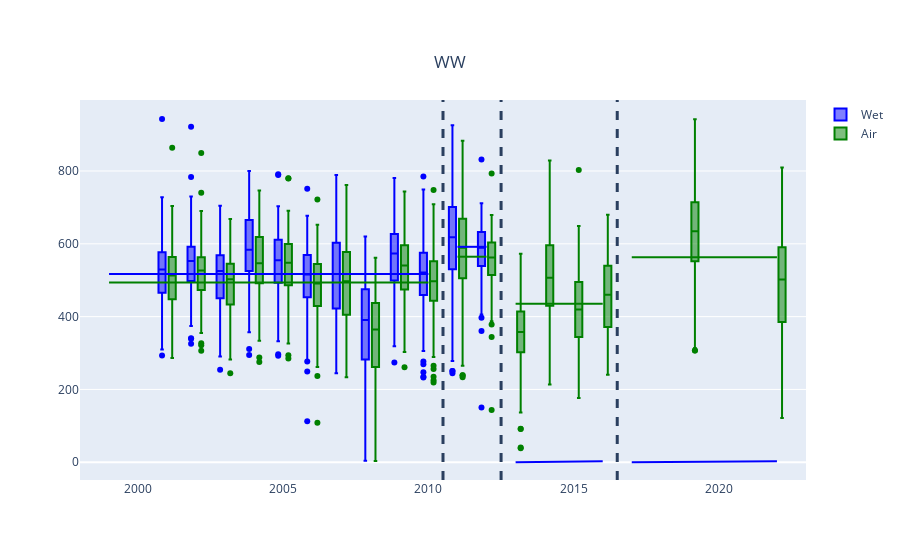
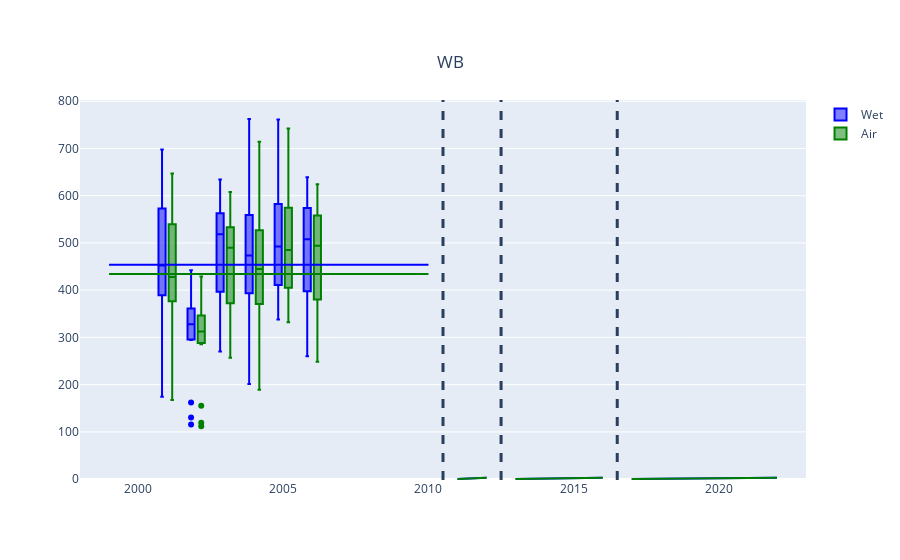
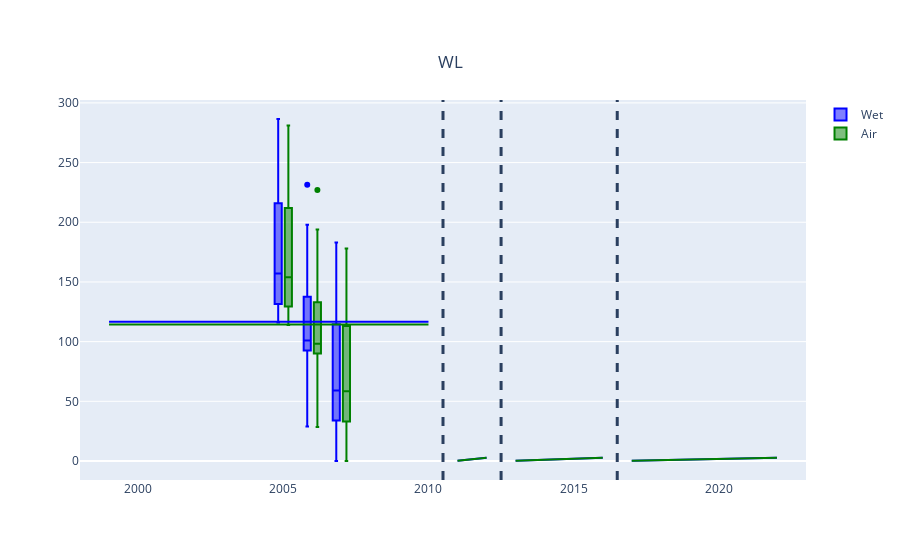
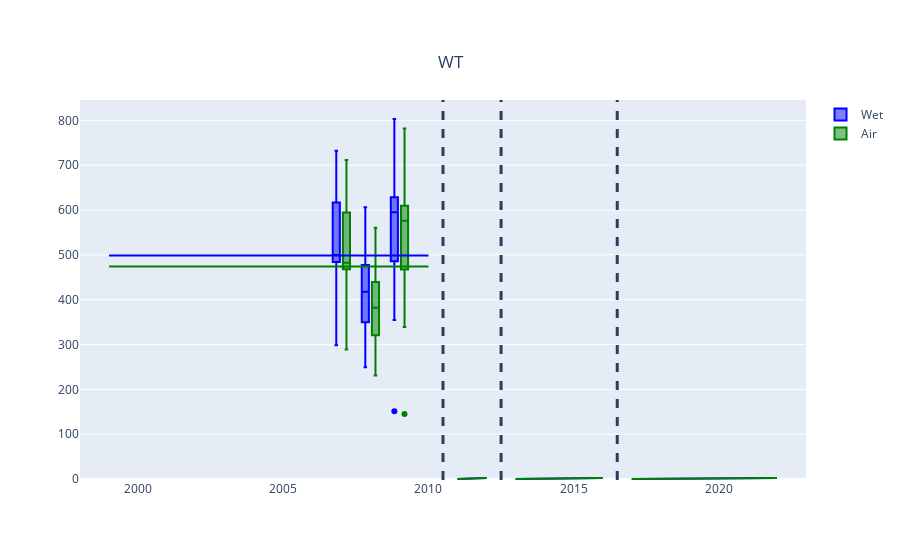

Notebook source saved alongside these figures, in order:
### Markdown cell above
# Box plots

The following figures show box plots of each crop across the years. Vertical dashed lines indicate a change of methods (and/or available data). The horizontal lines indicate mean values for the years within the vertical lines.

## Grain yields (g/m2)

### Code cell
for crop in crops:
    create_yield_comparison_plot(crop, 'grain')

### Figure 1 — Plotly figure (JSON) as saved in the notebook; plotly's stock layout.template omitted (floating-point values rounded to 4 significant figures; data arrays with more than 128 entries replaced by an {"elided": "..."} marker saying what was removed)
{"data": [{"marker": {"color": "blue"}, "name": "Wet", "type": "box", "x": {"elided": "4303 int values"}, "y": {"elided": "4303 float values"}}, {"marker": {"color": "green"}, "name": "Air", "type": "box", "x": {"elided": "4303 int values"}, "y": {"elided": "4303 float values"}}], "layout": {"boxmode": "group", "shapes": [{"line": {"dash": "dash", "width": 3}, "type": "line", "x0": 2010.0, "x1": 2010.0, "xref": "x", "y0": 0, "y1": 1, "yref": "y domain"}, {"line": {"dash": "dash", "width": 3}, "type": "line", "x0": 2012.0, "x1": 2012.0, "xref": "x", "y0": 0, "y1": 1, "yref": "y domain"}, {"line": {"dash": "dash", "width": 3}, "type": "line", "x0": 2016.0, "x1": 2016.0, "xref": "x", "y0": 0, "y1": 1, "yref": "y domain"}, {"line": {"color": "Blue"}, "type": "line", "x0": 1999, "x1": 2010, "xref": "x", "y0": 517.1, "y1": 517.1, "yref": "y"}, {"line": {"color": "Blue"}, "type": "line", "x0": 2011, "x1": 2012, "xref": "x", "y0": 591.8, "y1": 591.8, "yref": "y"}, {"line": {"color": "Blue"}, "type": "line", "x0": 2013, "x1": 2016, "xref": "x", "yref": "y"}, {"line": {"color": "Blue"}, "type": "line", "x0": 2017, "x1": 2022, "xref": "x", "yref": "y"}, {"line": {"color": "Green"}, "type": "line", "x0": 1999, "x1": 2010, "xref": "x", "y0": 493.9, "y1": 493.9, "yref": "y"}, {"line": {"color": "Green"}, "type": "line", "x0": 2011, "x1": 2012, "xref": "x", "y0": 564.6, "y1": 564.6, "yref": "y"}, {"line": {"color": "Green"}, "type": "line", "x0": 2013, "x1": 2016, "xref": "x", "y0": 435.6, "y1": 435.6, "yref": "y"}, {"line": {"color": "Green"}, "type": "line", "x0": 2017, "x1": 2022, "xref": "x", "y0": 563.4, "y1": 563.4, "yref": "y"}], "title": {"text": "WW", "x": 0.5, "xanchor": "center", "y": 0.9, "yanchor": "top"}, "xaxis": {"range": [1998, 2023]}}}

### Figure 2 — Plotly figure (JSON) as saved in the notebook; plotly's stock layout.template omitted (floating-point values rounded to 4 significant figures)
{"data": [{"marker": {"color": "blue"}, "name": "Wet", "type": "box", "x": [2001, 2001, 2001, 2001, 2001, 2001, 2001, 2001, 2001, 2001, 2001, 2001, 2001, 2001, 2001, 2001, 2001, 2001, 2001, 2001, 2001, 2001, 2002, 2002, 2002, 2002, 2002, 2002, 2002, 2002, 2002, 2002, 2002, 2002, 2002, 2002, 2002, 2002, 2002, 2002, 2003, 2003, 2003, 2003, 2003, 2003, 2003, 2003, 2003, 2003, 2003, 2003, 2003, 2003, 2003, 2003, 2003, 2004, 2004, 2004, 2004, 2004, 2004, 2004, 2004, 2004, 2004, 2004, 2004, 2004, 2004, 2004, 2004, 2004, 2004, 2004, 2004, 2004, 2005, 2005, 2005, 2005, 2005, 2005, 2005, 2005, 2005, 2005, 2005, 2005, 2005, 2005, 2005, 2005, 2005, 2005, 2006, 2006, 2006, 2006, 2006, 2006, 2006, 2006, 2006, 2006, 2006, 2006, 2006, 2006, 2006, 2006, 2006], "y": [403.9, 653.4, 655.0, 554.4, 462.1, 537.2, null, 594.0, 697.9, 566.1, 439.7, 398.0, 174.1, 422.0, 267.9, 390.6, 343.8, 530.8, 383.9, 384.3, 452.4, 597.6, 335.6, 295.8, 350.4, 375, 310.5, 115.6, 441.9, 341.0, 313.0, 416.8, 162.4, 294.3, 327.8, 395.7, 356.8, 130.4, 321.4, null, null, 432.6, 568.9, 599.9, 270.2, 404.5, 462.1, 537.4, 634.4, 557.1, 549.7, 555.6, 379.9, 577.3, 388.3, 499.0, 303.1, 421.3, 413.4, 512.3, 456.7, 503.4, 491.6, 326.3, 502.0, 567.9, 442.9, 561.0, 201.3, 473.4, 328.7, 625.5, 453.2, 329.7, 558.6, 332.7, 762.3, 714.1, 492.6, 358.9, 342.5, 578.8, 661.2, 415.1, 524.2, 461.4, 493.8, 761.5, 513.1, 420.4, 338.0, 592.3, 615.3, 465.5, 398.3, null, 408.5, 339.6, 575.9, 518, 308.4, 593.5, 260, 639, 528.5, 365, 573, 537.5, 484.5, 583.5, 415.5, 508, 475.5]}, {"marker": {"color": "green"}, "name": "Air", "type": "box", "x": [2001, 2001, 2001, 2001, 2001, 2001, 2001, 2001, 2001, 2001, 2001, 2001, 2001, 2001, 2001, 2001, 2001, 2001, 2001, 2001, 2001, 2001, 2002, 2002, 2002, 2002, 2002, 2002, 2002, 2002, 2002, 2002, 2002, 2002, 2002, 2002, 2002, 2002, 2002, 2002, 2003, 2003, 2003, 2003, 2003, 2003, 2003, 2003, 2003, 2003, 2003, 2003, 2003, 2003, 2003, 2003, 2003, 2004, 2004, 2004, 2004, 2004, 2004, 2004, 2004, 2004, 2004, 2004, 2004, 2004, 2004, 2004, 2004, 2004, 2004, 2004, 2004, 2004, 2005, 2005, 2005, 2005, 2005, 2005, 2005, 2005, 2005, 2005, 2005, 2005, 2005, 2005, 2005, 2005, 2005, 2005, 2006, 2006, 2006, 2006, 2006, 2006, 2006, 2006, 2006, 2006, 2006, 2006, 2006, 2006, 2006, 2006, 2006], "y": [379.1, 638.1, 630.8, 518.4, 434.1, 528.1, null, 563.0, 646.8, 531.8, 413.6, 387.7, 167.7, 406.4, 248.9, 371.2, 330.4, 520.9, 329.4, 378.6, 427.8, 567.7, 324.3, 288.9, 340.6, 363.7, 299.7, 111.7, 428.6, 328.7, 303.1, 404.5, 155.5, 285.4, 309.5, 377.0, 335.1, 119.1, 312.5, null, null, 408.5, 537.4, 558.1, 256.9, 382.4, 430.6, 507.9, 607.8, 529.0, 525.1, 525.6, 359.3, 537.4, 362.7, 471.9, 285.9, 399.6, 390.7, 483.3, 437.0, 473.9, 469.0, 309.5, 476.9, 537.4, 419.3, 526.1, 189.0, 444.9, 310.0, 590.1, 431.1, 302.2, 529.5, 310.0, 714.1, 678.6, 485.2, 353.2, 337.6, 571.8, 653.0, 408.9, 521.7, 455.3, 487.3, 742, 506.6, 412.6, 331.8, 582.4, 601.7, 458.2, 392.5, null, 390.9, 331.0, 561.5, 495.5, 298.6, 569.7, 248.5, 624, 504, 348.5, 557.5, 516, 464.5, 559.5, 395.5, 494, 455]}], "layout": {"boxmode": "group", "shapes": [{"line": {"dash": "dash", "width": 3}, "type": "line", "x0": 2010.0, "x1": 2010.0, "xref": "x", "y0": 0, "y1": 1, "yref": "y domain"}, {"line": {"dash": "dash", "width": 3}, "type": "line", "x0": 2012.0, "x1": 2012.0, "xref": "x", "y0": 0, "y1": 1, "yref": "y domain"}, {"line": {"dash": "dash", "width": 3}, "type": "line", "x0": 2016.0, "x1": 2016.0, "xref": "x", "y0": 0, "y1": 1, "yref": "y domain"}, {"line": {"color": "Blue"}, "type": "line", "x0": 1999, "x1": 2010, "xref": "x", "y0": 453.6, "y1": 453.6, "yref": "y"}, {"line": {"color": "Blue"}, "type": "line", "x0": 2011, "x1": 2012, "xref": "x", "yref": "y"}, {"line": {"color": "Blue"}, "type": "line", "x0": 2013, "x1": 2016, "xref": "x", "yref": "y"}, {"line": {"color": "Blue"}, "type": "line", "x0": 2017, "x1": 2022, "xref": "x", "yref": "y"}, {"line": {"color": "Green"}, "type": "line", "x0": 1999, "x1": 2010, "xref": "x", "y0": 434.2, "y1": 434.2, "yref": "y"}, {"line": {"color": "Green"}, "type": "line", "x0": 2011, "x1": 2012, "xref": "x", "yref": "y"}, {"line": {"color": "Green"}, "type": "line", "x0": 2013, "x1": 2016, "xref": "x", "yref": "y"}, {"line": {"color": "Green"}, "type": "line", "x0": 2017, "x1": 2022, "xref": "x", "yref": "y"}], "title": {"text": "WB", "x": 0.5, "xanchor": "center", "y": 0.9, "yanchor": "top"}, "xaxis": {"range": [1998, 2023]}}}

### Figure 3 — Plotly figure (JSON) as saved in the notebook; plotly's stock layout.template omitted (floating-point values rounded to 4 significant figures)
{"data": [{"marker": {"color": "blue"}, "name": "Wet", "type": "box", "x": [2005, 2005, 2005, 2005, 2005, 2005, 2005, 2005, 2005, 2005, 2005, 2005, 2005, 2005, 2005, 2005, 2005, 2005, 2006, 2006, 2006, 2006, 2006, 2006, 2006, 2006, 2006, 2006, 2006, 2006, 2006, 2006, 2006, 2006, 2006, 2006, 2006, 2006, 2006, 2006, 2007, 2007, 2007, 2007, 2007, 2007, 2007, 2007, 2007, 2007, 2007, 2007, 2007, 2007, 2007, 2007, 2007, 2007, 2007, 2007, 2007], "y": [144, 167.5, 136.5, 116, 161, 117.5, 123.5, 286.5, 160.5, 227.5, 216, 153.5, 119, 131.5, 240.5, 133, 238.5, 200.5, 95, 101, 123, 110.5, 195.5, 92.5, 97, 82.5, 29, 126.5, 59, 198, 96.5, 132, 196, 137.5, 98.5, 138, 101, 87.5, 231.5, 49.5, 3.5, 58, 70.5, 45, 116, 23, 59, 20.5, 119, 0, 47, 139, 54.5, 136.5, 62, 114, 37.5, 72.5, 15.5, 183, 93.5]}, {"marker": {"color": "green"}, "name": "Air", "type": "box", "x": [2005, 2005, 2005, 2005, 2005, 2005, 2005, 2005, 2005, 2005, 2005, 2005, 2005, 2005, 2005, 2005, 2005, 2005, 2006, 2006, 2006, 2006, 2006, 2006, 2006, 2006, 2006, 2006, 2006, 2006, 2006, 2006, 2006, 2006, 2006, 2006, 2006, 2006, 2006, 2006, 2007, 2007, 2007, 2007, 2007, 2007, 2007, 2007, 2007, 2007, 2007, 2007, 2007, 2007, 2007, 2007, 2007, 2007, 2007, 2007, 2007], "y": [141, 164, 133.5, 114, 158, 115, 121, 281, 157.5, 223.5, 212, 150.5, 116, 129.5, 235, 129.5, 232.5, 194, 93.5, 98, 121, 107.5, 192, 90, 93, 79.5, 28.5, 123, 57.5, 194, 93.5, 129.5, 193, 135.5, 96.5, 133, 98.5, 85.5, 227, 47.5, 4, 57.5, 69.5, 44.5, 114.5, 23, 58.5, 20.5, 117, 0, 46, 136.5, 53.5, 134, 61.5, 112.5, 36.5, 71.5, 15.5, 178, 91]}], "layout": {"boxmode": "group", "shapes": [{"line": {"dash": "dash", "width": 3}, "type": "line", "x0": 2010.0, "x1": 2010.0, "xref": "x", "y0": 0, "y1": 1, "yref": "y domain"}, {"line": {"dash": "dash", "width": 3}, "type": "line", "x0": 2012.0, "x1": 2012.0, "xref": "x", "y0": 0, "y1": 1, "yref": "y domain"}, {"line": {"dash": "dash", "width": 3}, "type": "line", "x0": 2016.0, "x1": 2016.0, "xref": "x", "y0": 0, "y1": 1, "yref": "y domain"}, {"line": {"color": "Blue"}, "type": "line", "x0": 1999, "x1": 2010, "xref": "x", "y0": 116.7, "y1": 116.7, "yref": "y"}, {"line": {"color": "Blue"}, "type": "line", "x0": 2011, "x1": 2012, "xref": "x", "yref": "y"}, {"line": {"color": "Blue"}, "type": "line", "x0": 2013, "x1": 2016, "xref": "x", "yref": "y"}, {"line": {"color": "Blue"}, "type": "line", "x0": 2017, "x1": 2022, "xref": "x", "yref": "y"}, {"line": {"color": "Green"}, "type": "line", "x0": 1999, "x1": 2010, "xref": "x", "y0": 114.3, "y1": 114.3, "yref": "y"}, {"line": {"color": "Green"}, "type": "line", "x0": 2011, "x1": 2012, "xref": "x", "yref": "y"}, {"line": {"color": "Green"}, "type": "line", "x0": 2013, "x1": 2016, "xref": "x", "yref": "y"}, {"line": {"color": "Green"}, "type": "line", "x0": 2017, "x1": 2022, "xref": "x", "yref": "y"}], "title": {"text": "WL", "x": 0.5, "xanchor": "center", "y": 0.9, "yanchor": "top"}, "xaxis": {"range": [1998, 2023]}}}

### Figure 4 — Plotly figure (JSON) as saved in the notebook; plotly's stock layout.template omitted (floating-point values rounded to 4 significant figures)
{"data": [{"marker": {"color": "blue"}, "name": "Wet", "type": "box", "x": [2007, 2007, 2007, 2007, 2007, 2007, 2007, 2007, 2007, 2007, 2007, 2007, 2007, 2007, 2007, 2008, 2008, 2008, 2008, 2008, 2008, 2008, 2008, 2008, 2008, 2008, 2008, 2008, 2008, 2008, 2008, 2008, 2008, 2009, 2009, 2009, 2009, 2009, 2009, 2009, 2009, 2009, 2009, 2009, 2009, 2009, 2009, 2009, 2009, 2009], "y": [489.2, 504.9, 298.7, 540.8, 479.8, 653.1, 494.6, 731.3, null, 494.1, 732.3, 614.7, 484.3, 617.1, 393.7, 434.4, 365.0, 349.7, 538.7, 452.6, 323.1, 308.4, 323.1, 378.2, 354.6, 439.8, 466.8, 496.9, 477.7, 606.1, 249.3, 401.4, 520.0, 588.6, 355.0, 566.7, 649.3, 151.5, 457.3, 415.8, 591.4, 764.2, 607.2, 599.0, 612.1, 514.2, 622.0, 635.1, null, 803.1]}, {"marker": {"color": "green"}, "name": "Air", "type": "box", "x": [2007, 2007, 2007, 2007, 2007, 2007, 2007, 2007, 2007, 2007, 2007, 2007, 2007, 2007, 2007, 2008, 2008, 2008, 2008, 2008, 2008, 2008, 2008, 2008, 2008, 2008, 2008, 2008, 2008, 2008, 2008, 2008, 2008, 2009, 2009, 2009, 2009, 2009, 2009, 2009, 2009, 2009, 2009, 2009, 2009, 2009, 2009, 2009, 2009, 2009], "y": [469.5, 484.3, 288.9, 524.1, 461.1, 634.4, 480.8, 701.8, null, 472.9, 711.6, 594.5, 468.0, 594.0, 378.0, 397.1, 333.7, 320.9, 494.1, 405.5, 296.8, 283.0, 298.7, 346.5, 329.2, 405.0, 423.7, 453.2, 439.5, 560.5, 230.8, 367.6, 482.8, 565.1, 339.2, 547.0, 625.3, 145.0, 437.1, 397.7, 573.9, 735.2, 579.9, 578.2, 597.9, 497.3, 591.4, 620.9, null, 781.7]}], "layout": {"boxmode": "group", "shapes": [{"line": {"dash": "dash", "width": 3}, "type": "line", "x0": 2010.0, "x1": 2010.0, "xref": "x", "y0": 0, "y1": 1, "yref": "y domain"}, {"line": {"dash": "dash", "width": 3}, "type": "line", "x0": 2012.0, "x1": 2012.0, "xref": "x", "y0": 0, "y1": 1, "yref": "y domain"}, {"line": {"dash": "dash", "width": 3}, "type": "line", "x0": 2016.0, "x1": 2016.0, "xref": "x", "y0": 0, "y1": 1, "yref": "y domain"}, {"line": {"color": "Blue"}, "type": "line", "x0": 1999, "x1": 2010, "xref": "x", "y0": 498.9, "y1": 498.9, "yref": "y"}, {"line": {"color": "Blue"}, "type": "line", "x0": 2011, "x1": 2012, "xref": "x", "yref": "y"}, {"line": {"color": "Blue"}, "type": "line", "x0": 2013, "x1": 2016, "xref": "x", "yref": "y"}, {"line": {"color": "Blue"}, "type": "line", "x0": 2017, "x1": 2022, "xref": "x", "yref": "y"}, {"line": {"color": "Green"}, "type": "line", "x0": 1999, "x1": 2010, "xref": "x", "y0": 473.9, "y1": 473.9, "yref": "y"}, {"line": {"color": "Green"}, "type": "line", "x0": 2011, "x1": 2012, "xref": "x", "yref": "y"}, {"line": {"color": "Green"}, "type": "line", "x0": 2013, "x1": 2016, "xref": "x", "yref": "y"}, {"line": {"color": "Green"}, "type": "line", "x0": 2017, "x1": 2022, "xref": "x", "yref": "y"}], "title": {"text": "WT", "x": 0.5, "xanchor": "center", "y": 0.9, "yanchor": "top"}, "xaxis": {"range": [1998, 2023]}}}
